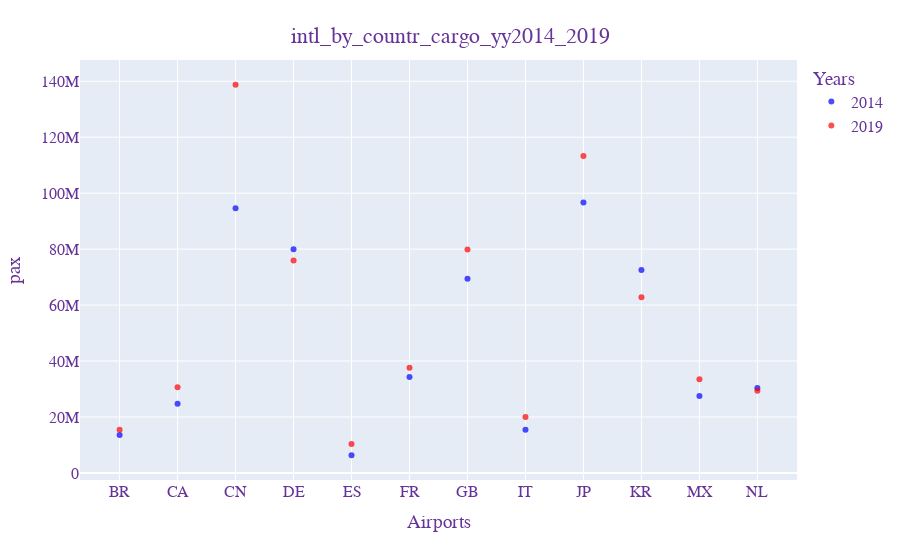

Source (notebook cell):
### Code cell
fig1 = px.scatter(df_4plot_2, x="O", y="item", color="year", color_discrete_sequence=["blue", "red"],
                 opacity=0.7,
                 hover_data=["summary_outcome", "%_change_str"])

fig1.update_layout(title={'text': file_label,
                          'y':0.95,
                          'x':0.5,
           'xanchor': 'center',
           'yanchor': 'top'},
             xaxis_title="Airports",
             yaxis_title="pax",
             legend_title="Years",
             font=dict(
        family="Courier New, monospace",
        size=16,
        color="RebeccaPurple"
    )
)
# fig1.update_yaxes(range=[0, 5000000])
fig1.show()

# fig1.write_html("scatter_2" + file_label + ".html")

### Figure 1 — Plotly figure (JSON) as saved in the notebook; plotly's stock layout.template omitted (floating-point values rounded to 4 significant figures)
{"data": [{"customdata": [["['n=1']", null], ["['n=1']", null], ["['n=1']", null], ["['n=1']", null], ["['n=1']", null], ["['n=1']", null], ["['n=1']", null], ["['n=1']", null], ["['n=1']", null], ["['n=1']", null], ["['n=1']", null], ["['n=1']", null]], "hovertemplate": "year=2014<br>O=%{x}<br>item=%{y}<br>summary_outcome=%{customdata[0]}<br>%_change_str=%{customdata[1]}<extra></extra>", "legendgroup": "2014", "marker": {"color": "blue", "opacity": 0.7, "symbol": "circle"}, "mode": "markers", "name": "2014", "orientation": "v", "showlegend": true, "type": "scatter", "x": ["BR", "CA", "CN", "DE", "ES", "FR", "GB", "IT", "JP", "KR", "MX", "NL"], "xaxis": "x", "y": [13594501, 24735095, 94577729, 79978442, 6325710, 34258159, 69416629, 15416894, 96679198, 72562290, 27513653, 30355345], "yaxis": "y"}, {"customdata": [[null, "+ 13.81%"], [null, "+ 24.02%"], [null, "+ 46.72%"], [null, "- 5.06%"], [null, "+ 64.17%"], [null, "+ 9.86%"], [null, "+ 15.07%"], [null, "+ 29.82%"], [null, "+ 17.16%"], [null, "- 13.5%"], [null, "+ 21.67%"], [null, "- 3.32%"]], "hovertemplate": "year=2019<br>O=%{x}<br>item=%{y}<br>summary_outcome=%{customdata[0]}<br>%_change_str=%{customdata[1]}<extra></extra>", "legendgroup": "2019", "marker": {"color": "red", "opacity": 0.7, "symbol": "circle"}, "mode": "markers", "name": "2019", "orientation": "v", "showlegend": true, "type": "scatter", "x": ["BR", "CA", "CN", "DE", "ES", "FR", "GB", "IT", "JP", "KR", "MX", "NL"], "xaxis": "x", "y": [15471856, 30676696, 138760490, 75931803, 10384719, 37636572, 79874595, 20014748, 113264776, 62768768, 33476315, 29347460], "yaxis": "y"}], "layout": {"font": {"color": "RebeccaPurple", "family": "Courier New, monospace", "size": 16}, "legend": {"title": {"text": "Years"}, "tracegroupgap": 0}, "margin": {"t": 60}, "title": {"text": "intl_by_countr_cargo_yy2014_2019", "x": 0.5, "xanchor": "center", "y": 0.95, "yanchor": "top"}, "xaxis": {"anchor": "y", "domain": [0, 1], "title": {"text": "Airports"}}, "yaxis": {"anchor": "x", "domain": [0, 1], "title": {"text": "pax"}}}}
